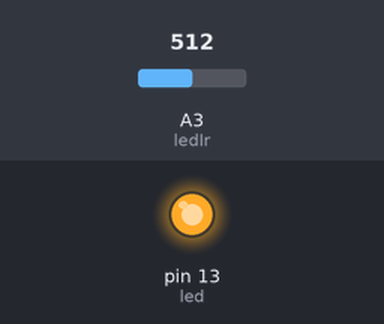
The sketch below on a simulated Arduino Uno, built with avr-gcc and run on an emulated ATmega328P. Parts: output pins drawn as LEDs (lit = HIGH). Inputs (shaded band) come from the test bench; at power-on: A3 (ledIr) = 512. What the sketch prints to the serial monitor is not drawn.

Above: at 1.2 s.
1.3 s: A3 (ledIr) set to 278
4.3 s: A3 (ledIr) set to 256
At 5.4 s:
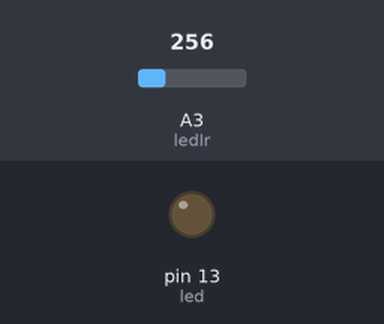
5.8 s: A3 (ledIr) set to 306
At 6.8 s:
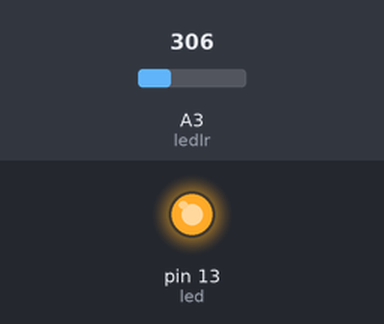
7.3 s: A3 (ledIr) set to 122
At 8.1 s:
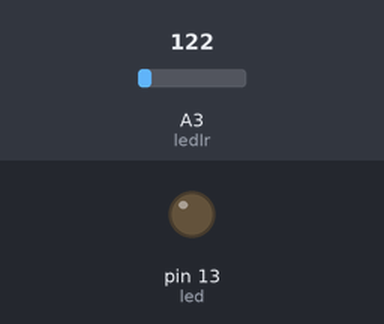
Timing chart, 0 to 9.8 s (numbered marks = the images above; inputs shaded):
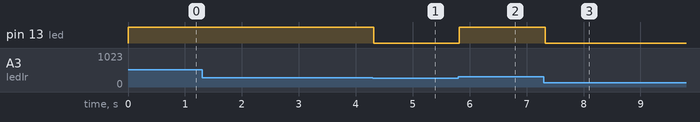

Measured:
- the behaviour switches between 266 and 265 on A3 (ledIr) (found by bisection; images 0 and 1)
- after the input at 1.3 s, every drawn part: stays the same
- after the input at 4.3 s, pin 13 (led): HIGH → LOW at once
- after the input at 5.8 s, pin 13 (led): LOW → HIGH at once
- after the input at 7.3 s, pin 13 (led): HIGH → LOW at once

The sketch:

capteur_rangement.ino
```cpp
const int ledIr = A3;
const int led=13;

void setup() {
  // put your setup code here, to run once:
  pinMode(ledIr,INPUT);
  pinMode(led,OUTPUT);
  Serial.begin(9600);
}

void loop() {
  int val = 0;

  val = analogRead(ledIr);

  // 1.3 V for 10, from sensor abaque
  if (val > 1023*1.3/5)
    digitalWrite(led,HIGH);
  else
    digitalWrite(led,LOW);

  Serial.print("value : ");
  Serial.print(val);

  delay(100);

}
```
